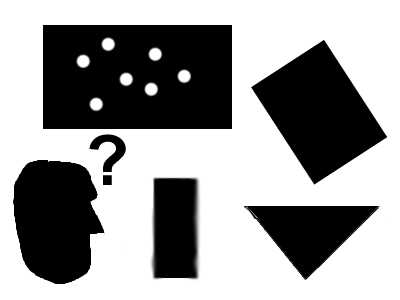
#> input picture computer_vision/opencv_basics/data/pic1.png, 400 x 300 px, found by its file name
$ jupyter execute 34_Detect_Corners_with_Shi_Tomasi_Corner_Detector.ipynb
#> lines starting #> are read from the running program, lines starting #| are printed output that depends on the picture; after the words box and inside, x2 and y2 are one past the last pixel; in counts of white or black regions, pixels touching at a corner belong together
void cv::goodFeaturesToTrack	(	InputArray 	image,
OutputArray 	corners,
int 	maxCorners,
double 	qualityLevel,
double 	minDistance,
InputArray 	mask = noArray(),
int 	blockSize = 3,
bool 	useHarrisDetector = false,
double 	k = 0.04
)

<dl class="params"><dt>Parameters</dt><dd>
  <table class="params">
    <tr><td class="paramname">image</td><td>Input 8-bit or floating-point 32-bit, single-channel image. </td></tr>
    <tr><td class="paramname">corners</td><td>Output vector of detected corners. </td></tr>
    <tr><td class="paramname">maxCorners</td><td>Maximum number of corners to return. If there are more corners than are found, the strongest of them is returned. <code>maxCorners &lt;= 0</code> implies that no limit on the maximum is set and all detected corners are returned. </td></tr>
    <tr><td class="paramname">qualityLevel</td><td>Parameter characterizing the minimal accepted quality of image corners. The parameter value is multiplied by the best corner quality measure, which is the minimal eigenvalue (see <a class="el" href="../../dd/d1a/group__imgproc__feature.html#ga3dbce297c1feb859ee36707e1003e0a8" title="Calculates the minimal eigenvalue of gradient matrices for corner detection. ">cornerMinEigenVal</a> ) or the Harris function response (see <a class="el" href="../../dd/d1a/group__imgproc__feature.html#gac1fc3598018010880e370e2f709b4345" title="Harris corner detector. ">cornerHarris</a> ). The corners with the quality measure less than the product are rejected. For example, if the best corner has the quality measure = 1500, and the qualityLevel=0.01 , then all the corners with the quality measure less than 15 are rejected. </td></tr>
    <tr><td class="paramname">minDistance</td><td>Minimum possible Euclidean distance between the returned corners. </td></tr>
    <tr><td class="paramname">mask</td><td>Optional region of interest. If the image is not empty (it needs to have the type CV_8UC1 and the same size as image ), it specifies the region in which the corners are detected. </td></tr>
    <tr><td class="paramname">blockSize</td><td>Size of an average block for computing a derivative covariation matrix over each pixel neighborhood. See cornerEigenValsAndVecs . </td></tr>
    <tr><td class="paramname">useHarrisDetector</td><td>Parameter indicating whether to use a Harris detector (see <a class="el" href="../../dd/d1a/group__imgproc__feature.html#gac1fc3598018010880e370e2f709b4345" title="Harris corner detector. ">cornerHarris</a>) or <a class="el" href="../../dd/d1a/group__imgproc__feature.html#ga3dbce297c1feb859ee36707e1003e0a8" title="Calculates the minimal eigenvalue of gradient matrices for corner detection. ">cornerMinEigenVal</a>. </td></tr>
    <tr><td class="paramname">k</td><td>Free parameter of the Harris detector.</td></tr>
  </table>

[cell 1]
import numpy as np
import cv2 as cv

img = cv.imread('C:/Users/piyus/All programming files/Computer_Vision/data/pic1.png')
#> img is the input picture: shape (300, 400, 3); mean B, G, R 154.1, 154.1, 154.1
img_harris = img.copy()

## SHI TOMASI CORNER DETECTION

gray = cv.cvtColor(img, cv.COLOR_BGR2GRAY)

corners = cv.goodFeaturesToTrack(gray, 100, 0.01, 10)
#> corners = 67 rows, first 8: [103, 232], [103, 184], [103, 171], [231, 128], [43, 128], [231, 25], [43, 25], [90, 234]

corners = np.int0(corners)

for i in corners:
    x, y = i.ravel()
    cv.circle(img, (x, y), 3, [255, 255, 0], -1)
#> this loop made 67 passes
#> (x, y) on passes 1 to 12: (103, 232), (103, 184), (103, 171), (231, 128), (43, 128), (231, 25), (43, 25), (90, 234), (314, 183), (90, 148), (252, 87), (377, 207)
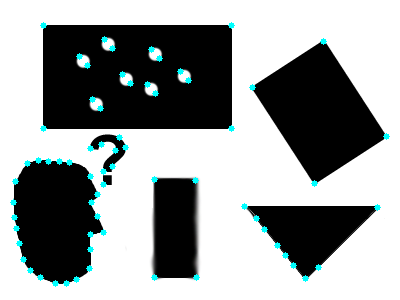
#> img: shape (300, 400, 3); 1.62% of pixels changed, all inside (x1, y1, x2, y2) = (10, 22, 390, 287)

## HARRIS CORNER DETECTION

gray_harris = np.float32(gray)
dst = cv.cornerHarris(gray_harris, 2, 3, 0.04)
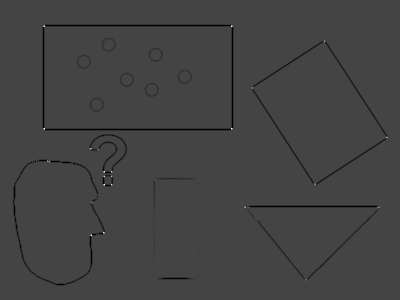
#> dst: shape (300, 400) float32; min -169130016, max 458335776, mean -3091635.8; drawn with min black and max white

dst = cv.dilate(dst, None)
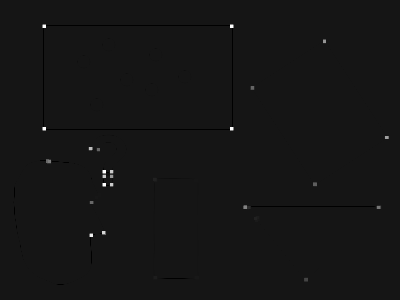
#> dst: shape (300, 400) float32; min -42282504, max 458335776, mean 404290.9; drawn with min black and max white

img_harris[dst > 0.01 * dst.max()] = [0, 0, 255]
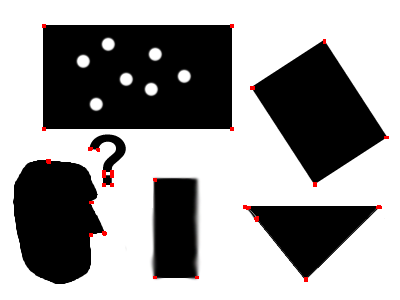
#> img_harris: shape (300, 400, 3); 0.4% of pixels changed, all inside (x1, y1, x2, y2) = (42, 24, 389, 282)

cv.imshow('Harris corner detection', img_harris)

cv.imshow('Shi-Tomasi Corner Detector', img)

if cv.waitKey(0) & 0xff == 27:
#> (key Esc is pressed here)
    cv.destroyAllWindows()

$ run again, with computer_vision/opencv_basics/data/pic2.png copied over computer_vision/opencv_basics/data/pic1.png
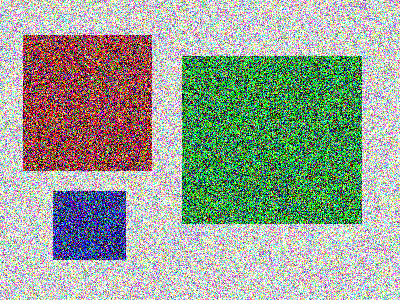
#> input picture computer_vision/opencv_basics/data/pic2.png, 400 x 300 px, found by its file name
#> img is the input picture: shape (300, 400, 3); mean B, G, R 150, 164.4, 153.8
#> `gray = cv.cvtColor(img, cv.COLOR_BGR2GRAY)`:
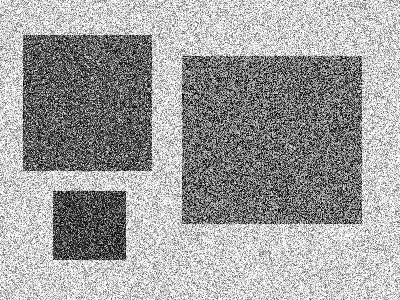
#> gray: shape (300, 400); min 0, max 255, mean 159.6
#> corners = 100 rows, first 8: [183, 94], [56, 191], [204, 218], [126, 156], [275, 55], [124, 192], [151, 170], [54, 214]
#> the loop `for i in corners:` made 100 passes
#> `img_harris[dst > 0.01 * dst.max()] = [0, 0, 255]`:
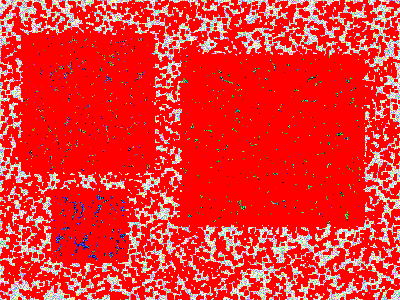
#> img_harris: shape (300, 400, 3); mean B, G, R 47, 48.2, 240.8

$ run again, with computer_vision/opencv_basics/data/pic3.png copied over computer_vision/opencv_basics/data/pic1.png
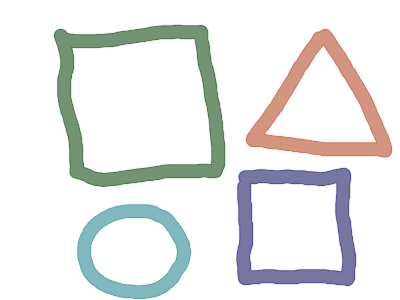
#> input picture computer_vision/opencv_basics/data/pic3.png, 400 x 300 px, found by its file name
#> img is the input picture: shape (300, 400, 3); mean B, G, R 232.6, 233.5, 232.3
#> corners = 100 rows, first 8: [335, 184], [252, 185], [73, 49], [252, 269], [209, 162], [340, 270], [193, 40], [323, 46]
#> the loop `for i in corners:` made 100 passes
#> after the loop `for i in corners:`:
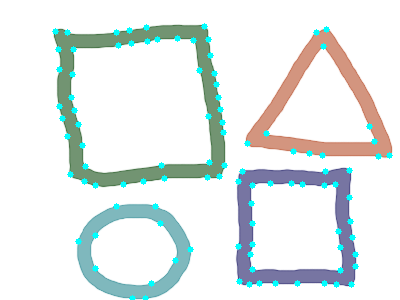
#> img: shape (300, 400, 3); 2.41% of pixels changed, all inside (x1, y1, x2, y2) = (52, 23, 393, 300)
#> `img_harris[dst > 0.01 * dst.max()] = [0, 0, 255]`:
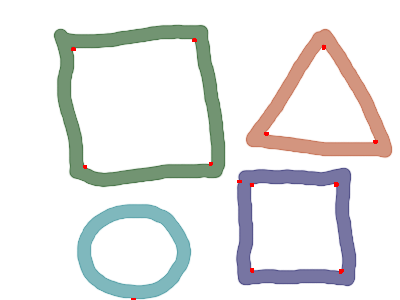
#> img_harris: shape (300, 400, 3); 0.19% of pixels changed, all inside (x1, y1, x2, y2) = (71, 38, 378, 300)
